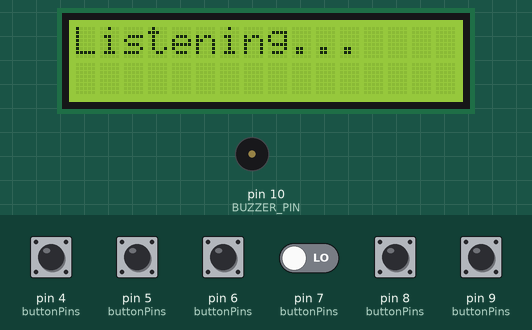
Simulated run of this sketch. Board: Arduino Uno, built with avr-gcc and run on an emulated ATmega328P. On the bench: 16×2 character LCD, buzzer (waves = sounding). The test bench sets the inputs (shaded band); at power-on: pin 4 (buttonPins), pin 5 (buttonPins), pin 6 (buttonPins), pin 7 (buttonPins), pin 8 (buttonPins), pin 9 (buttonPins) LOW.

Above: at 2.3 s.
2.4 s: pin 4 (buttonPins) pulled HIGH for 0.15 s
At 3.0 s:
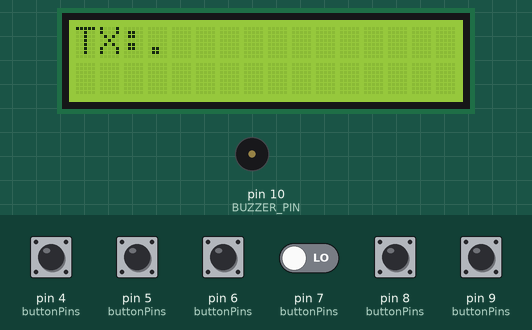
4.0 s: pin 6 (buttonPins) pulled HIGH for 0.15 s
At 5.1 s:
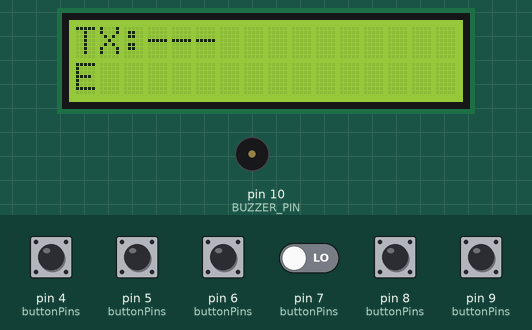
5.6 s: pin 9 (buttonPins) pulled HIGH for 0.15 s
At 7.0 s:
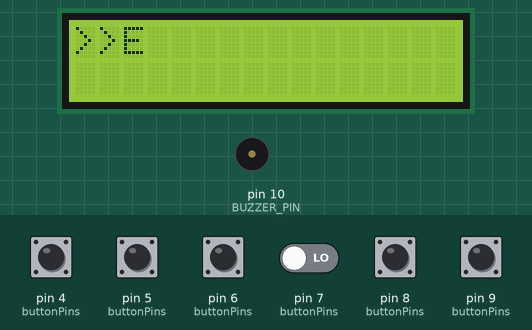
7.5 s: pin 5 (buttonPins) pulled HIGH for 0.15 s
At 8.1 s:
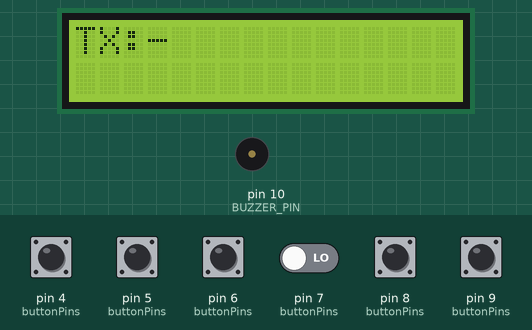
9.1 s: pin 8 (buttonPins) pulled HIGH for 0.15 s
At 10.1 s:
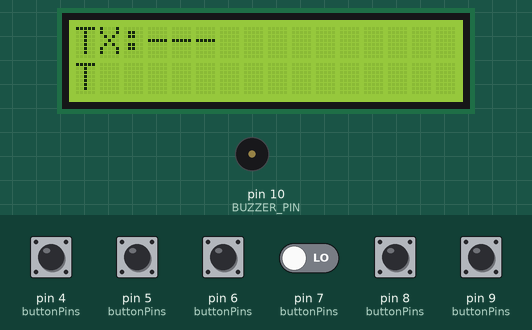
10.7 s: pin 9 (buttonPins) pulled HIGH for 1 s
At 12.1 s:
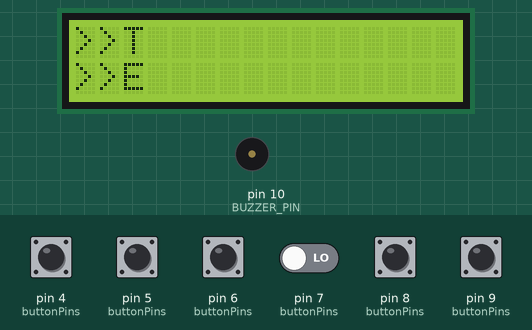
Timing chart, 0 to 13.7 s (numbered marks = the images above; inputs shaded):
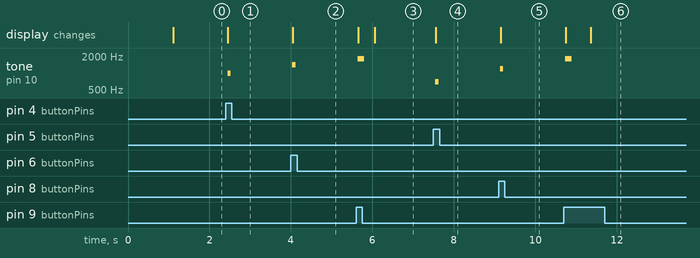

The sketch:

MorseArduinoCode.ino
```cpp
#include <Wire.h>
#include <LiquidCrystal_I2C.h>
#include <IRremote.hpp>


// ── Pin Definitions ──────────────────────────────────────────────
#define BTN_DOT        4
#define BTN_DASH       5
#define BTN_END_LETTER 6
#define BTN_BACK       7
#define BTN_SPACE      8
#define BTN_SEND       9

#define BUZZER_PIN     10
#define IR_TX_PIN      3
#define IR_RX_PIN      11

// ── Tone Frequencies ─────────────────────────────────────────────
#define TONE_DOT         1000
#define TONE_DASH         700
#define TONE_END_LETTER  1400
#define TONE_BACK         500
#define TONE_SEND        1800
#define TONE_SPACE       1200
#define TONE_ERROR        250
#define TONE_RECEIVE     1500
#define TONE_DURATION      80

// ── Modes ────────────────────────────────────────────────────────
#define MODE_RECEIVE 0
#define MODE_SEND    1
int currentMode = MODE_RECEIVE;

// ── LCD ──────────────────────────────────────────────────────────
LiquidCrystal_I2C lcd(0x27, 16, 2);

// ── Morse Table ──────────────────────────────────────────────────
struct MorseEntry {
  char letter;
  const char* code;
};

const MorseEntry morseTable[] = {
  {'A', ".-"},   {'B', "-..."}, {'C', "-.-."}, {'D', "-.."},
  {'E', "."},    {'F', "..-."}, {'G', "--."},  {'H', "...."},
  {'I', ".."},   {'J', ".---"}, {'K', "-.-"},  {'L', ".-.."},
  {'M', "--"},   {'N', "-."},   {'O', "---"},  {'P', ".--."},
  {'Q', "--.-"}, {'R', ".-."},  {'S', "..."},  {'T', "-"},
  {'U', "..-"},  {'V', "...-"}, {'W', ".--"},  {'X', "-..-"},
  {'Y', "-.--"}, {'Z', "--.."},
  {'0', "-----"},{'1', ".----"},{'2', "..---"},{'3', "...--"},
  {'4', "....-"},{'5', "....."},{'6', "-...."},{'7', "--..."},
  {'8', "---.."},{'9', "----."}
};
const int MORSE_TABLE_SIZE = sizeof(morseTable) / sizeof(MorseEntry);

// ── State ────────────────────────────────────────────────────────
String currentMorse    = "";
String composedMessage = "";
String receivedMessage = "";

// chat history
const int CHAT_HISTORY_SIZE = 6;
String chatLog[CHAT_HISTORY_SIZE];

// ── Buttons ──────────────────────────────────────────────────────
const int buttonPins[6] = {
  BTN_DOT, BTN_DASH, BTN_END_LETTER, BTN_BACK, BTN_SPACE, BTN_SEND
};

bool lastStableState[6] = {LOW, LOW, LOW, LOW, LOW, LOW};
unsigned long lastChangeTime[6] = {0, 0, 0, 0, 0, 0};
bool pressHandled[6] = {false, false, false, false, false, false};

const unsigned long DEBOUNCE_MS = 35;

// ── Audio Helpers ────────────────────────────────────────────────
void playToneSimple(int freq, int duration) {
  tone(BUZZER_PIN, freq, duration);
}

void playError() {
  tone(BUZZER_PIN, TONE_ERROR, 120);
}

void playReceiveChime() {
  tone(BUZZER_PIN, TONE_RECEIVE, 100);
}

// ── Morse Decode ─────────────────────────────────────────────────
char decodeMorse(const String& code) {
  for (int i = 0; i < MORSE_TABLE_SIZE; i++) {
    if (code == morseTable[i].code) {
      return morseTable[i].letter;
    }
  }
  return '\0';
}

// ── Chat Log ─────────────────────────────────────────────────────
void addToLog(const String& msg) {
  for (int i = CHAT_HISTORY_SIZE - 1; i > 0; i--) {
    chatLog[i] = chatLog[i - 1];
  }
  chatLog[0] = msg;
}

// ── LCD Update ───────────────────────────────────────────────────
void updateLCD() {
  lcd.clear();

  if (currentMode == MODE_SEND) {
    lcd.setCursor(0, 0);
    String row0 = "TX:";
    row0 += (currentMorse.length() == 0) ? "---" : currentMorse;
    if (row0.length() > 16) row0 = row0.substring(row0.length() - 16);
    lcd.print(row0);

    lcd.setCursor(0, 1);
    String row1 = composedMessage;
    if (row1.length() > 16) row1 = row1.substring(row1.length() - 16);
    lcd.print(row1);
  } else {
    lcd.setCursor(0, 0);
    String row0 = (chatLog[0].length() == 0) ? "Listening..." : chatLog[0];
    if (row0.length() > 16) row0 = row0.substring(row0.length() - 16);
    lcd.print(row0);

    lcd.setCursor(0, 1);
    String row1 = (chatLog[1].length() == 0) ? "" : chatLog[1];
    if (row1.length() > 16) row1 = row1.substring(row1.length() - 16);
    lcd.print(row1);
  }
}

// ── IR Send ──────────────────────────────────────────────────────
void sendMessageIR(const String& msg) {
  const uint16_t address = 0x00;

  for (int i = 0; i < msg.length(); i++) {
    uint8_t command = (uint8_t)msg[i];
    IrSender.sendNEC(address, command, 0);
    delay(120);
  }

  // newline as end marker
  IrSender.sendNEC(address, '\n', 0);
  delay(150);

  // re-arm receiver after sending
  IrReceiver.begin(IR_RX_PIN, DISABLE_LED_FEEDBACK);
}

// ── IR Receive ───────────────────────────────────────────────────
void checkReceive() {
  if (currentMode != MODE_RECEIVE) return;

  if (IrReceiver.decode()) {
    uint8_t cmd = IrReceiver.decodedIRData.command;
    IrReceiver.resume();

    if (cmd == '\n') {
      if (receivedMessage.length() > 0) {
        playReceiveChime();
        addToLog("<<" + receivedMessage);
        receivedMessage = "";
        currentMode = MODE_RECEIVE;
        updateLCD();
      }
      return;
    }

    if (cmd >= 32 && cmd <= 126) {
      receivedMessage += (char)cmd;
      updateLCD();
    }
  }
}

// ── Button Action Handler ────────────────────────────────────────
void handleButton(int index) {
  if (currentMode == MODE_RECEIVE) {
    currentMode = MODE_SEND;
    currentMorse = "";
    composedMessage = "";
    updateLCD();
  }

  switch (index) {
    case 0: // DOT
      currentMorse += ".";
      playToneSimple(TONE_DOT, TONE_DURATION);
      updateLCD();
      break;

    case 1: // DASH
      currentMorse += "-";
      playToneSimple(TONE_DASH, TONE_DURATION);
      updateLCD();
      break;

    case 2: // END LETTER
      if (currentMorse.length() == 0) {
        playError();
        break;
      } else {
        char decoded = decodeMorse(currentMorse);
        if (decoded == '\0') {
          playError();
          currentMorse = "";
          updateLCD();
        } else {
          composedMessage += decoded;
          currentMorse = "";
          playToneSimple(TONE_END_LETTER, TONE_DURATION);
          updateLCD();
        }
      }
      break;

    case 3: // BACKSPACE
      playToneSimple(TONE_BACK, TONE_DURATION);
      if (currentMorse.length() > 0) {
        currentMorse.remove(currentMorse.length() - 1);
      } else if (composedMessage.length() > 0) {
        composedMessage.remove(composedMessage.length() - 1);
      }
      updateLCD();
      break;

    case 4: // SPACE
      if (currentMorse.length() > 0) {
        char decoded = decodeMorse(currentMorse);
        if (decoded != '\0') {
          composedMessage += decoded;
        }
        currentMorse = "";
      }
      composedMessage += ' ';
      playToneSimple(TONE_SPACE, TONE_DURATION);
      updateLCD();
      break;

    case 5: // SEND
      if (composedMessage.length() == 0) {
        playError();
        break;
      }

      playToneSimple(TONE_SEND, TONE_DURATION * 2);

      lcd.clear();
      lcd.setCursor(0, 0);
      lcd.print(">> SENDING:");
      lcd.setCursor(0, 1);
      {
        String display = composedMessage;
        if (display.length() > 16) display = display.substring(display.length() - 16);
        lcd.print(display);
      }

      sendMessageIR(composedMessage);
      addToLog(">>" + composedMessage);

      composedMessage = "";
      currentMorse = "";
      currentMode = MODE_RECEIVE;
      updateLCD();
      break;
  }
}

// ── Button Scan ──────────────────────────────────────────────────
void checkButtons() {
  for (int i = 0; i < 6; i++) {
    bool reading = digitalRead(buttonPins[i]);

    if (reading != lastStableState[i]) {
      lastChangeTime[i] = millis();
      lastStableState[i] = reading;
    }

    if ((millis() - lastChangeTime[i]) > DEBOUNCE_MS) {
      if (reading == HIGH) {
        if (!pressHandled[i]) {
          handleButton(i);
          pressHandled[i] = true;
        }
      } else {
        pressHandled[i] = false;
      }
    }
  }
}

// ── Setup ────────────────────────────────────────────────────────
void setup() {
  Serial.begin(9600);

  for (int i = 0; i < 6; i++) {
    pinMode(buttonPins[i], INPUT);
  }

  pinMode(BUZZER_PIN, OUTPUT);

  for (int i = 0; i < CHAT_HISTORY_SIZE; i++) {
    chatLog[i] = "";
  }

  lcd.init();
  lcd.backlight();
  lcd.clear();
  lcd.setCursor(0, 0);
  lcd.print("Morse Comm HW");
  lcd.setCursor(0, 1);
  lcd.print("Listening...");

  IrSender.begin(IR_TX_PIN);
  IrReceiver.begin(IR_RX_PIN, DISABLE_LED_FEEDBACK);

  delay(1000);
  updateLCD();
}

// ── Loop ─────────────────────────────────────────────────────────
void loop() {
  checkButtons();
  checkReceive();
}
```

Measured:
- after the input at 2.4 s, tone on pin 10 (BUZZER_PIN): silent → 1000 Hz after 0.05 s, → silent 0.08 s later; the display: changes after 0.05 s (image 1)
- after the input at 4.0 s, tone on pin 10 (BUZZER_PIN): silent → 1400 Hz at once, → silent 0.08 s later; the display: changes after 0.05 s (image 2)
- after the input at 5.6 s, tone on pin 10 (BUZZER_PIN): silent → 1800 Hz at once, → silent 0.16 s later; the display: first changes after 0.05 s (image 3 shows a later state)
- after the input at 7.5 s, tone on pin 10 (BUZZER_PIN): silent → 700 Hz after 0.05 s, → silent 0.08 s later; the display: changes after 0.05 s (image 4)
- after the input at 9.1 s, tone on pin 10 (BUZZER_PIN): silent → 1200 Hz at once, → silent 0.08 s later; the display: changes after 0.05 s (image 5)
- after the input at 10.7 s, tone on pin 10 (BUZZER_PIN): silent → 1800 Hz at once, → silent 0.16 s later; the display: first changes after 0.05 s (image 6 shows a later state)
